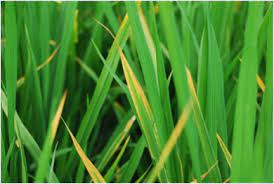
%> input picture Leaf-Disease-Identification-master/o/p/28.jpg, 274 x 184 px
$ octave main.m   (GNU Octave 9; MATLAB toolbox functions it lacks are replaced by stand-ins)
%> lines starting %> are read from the running program, lines starting %| are printed output that depends on the picture; in (x1, y1, x2, y2) boxes, pixels count from 0 and x2, y2 are one past the last pixel; in counts of white or black regions, pixels touching at a corner belong together; the program's own positions count from 1
%Project Title: Paddy Leaf Disease Detection BY SVM Classifier...
clc ;
clear all;
close all;
%% general settings
fontsize= 14;
%% IMAGE ACQUISITION
% %pick the image and load it.
% [filename, pathname] = uigetfile(...
% {'*.jpg:*.tif:*.tiff:*.png:*.bmp','All image Files (*.jpg, *.tif,*.tiff, *.png,*.bmp)'},...
% 'Pick a file');
% f=fullfile (pathname, filename);
% disp ('Reading image');
IMrgb = imread('C:\Users\rahul\Desktop\New folder (2)\Leaf-Disease-Identification-master\Leaf-Disease-Identification-master\o\p\28.jpg');
%> IMrgb is the input picture: size 184x274x3 uint8; mean R, G, B 70.3, 136.4, 44.9

figure, imshow(IMrgb);
title ('Query Leaf Image');
impixelinfo;


%% PRE-PROCESSING

IMresize = imresize (IMrgb, [256,256]) ;% resize Image
%figure, imshow (IMresize ) ;
%title ('Input color resize image');

% Median Filter each channel separately,
r = medfilt2 (IMresize(:, :, 1), [3 3]) ;
figure, imshow(r);
title ('Query Leaf Image');
impixelinfo;% Median Filter
g = medfilt2 (IMresize (:, :, 2), [3 3]) ;
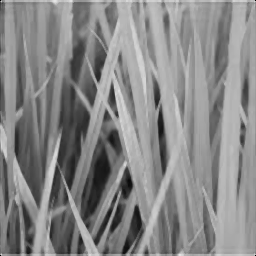
%> g: size 256x256 uint8; min 0, max 228, mean 135.3
figure, imshow(g);
title ('Query Leaf Image');
impixelinfo;
b = medfilt2 (IMresize(:, :, 3), [3 3]) ;
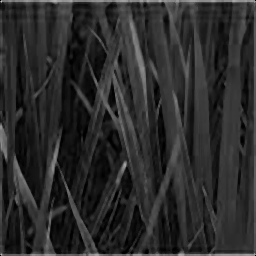
%> b: size 256x256 uint8; min 0, max 194, mean 43.4
figure, imshow (b) ;
title ('Query Leaf Image');
impixelinfo;
%reconstruct the image from r, g,b channels
IMmedian= cat (3, r, g, b);
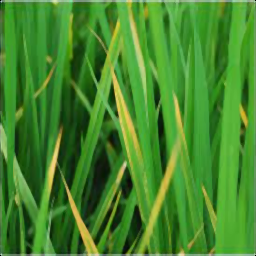
%> IMmedian: size 256x256x3 uint8; mean R, G, B 68.9, 135.3, 43.4
figure, imshow (IMmedian);
impixelinfo;
title ('Median Filtered image');

%Enhance Contrast
IMcons = imadjust (IMmedian, stretchlim (IMmedian)) ;
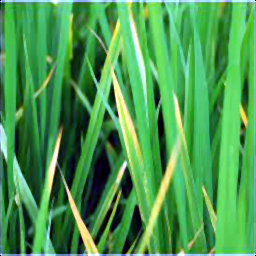
%> IMcons: size 256x256x3 uint8; mean R, G, B 75.2, 155.2, 80.7
figure, imshow (IMcons) ;title ('Contrast Enhanced');
% [6 lines of commented-out code are left out]
%% IMAGE SEGMENTATION -K MEANS

% Color Image Segmentation
% Use of K Means clustering for segmentation
%Convert Image from RGB Color Space to L'a*b* Color Space
% The L*a*b* space consists of a luminosity layer 'L*', chromaticity-layer 'a*' and 'b*'.
% All of the color information is in the 'a*' and 'b*' layers.
cform = makecform('srgb2lab');
%Apply the colorform
lab_he=applycform (IMcons, cform);
%> lab_he: size 256x256x3 uint8; mean of channels 1, 2, 3 145.6, 92.1, 158.4

%Classify the colors in a*b* colorspace using K means clustering.
% Since the image has 3 colors createclusters.
% Measure the distance using Euclidean Distance Metric.
ab = double(lab_he(:,:,2:3)) ;
nrows = size(ab,1);
%> nrows = 256
ncols = size(ab,2) ;
%> ncols = 256
ab = reshape(ab,nrows*ncols, 2) ;
nColors=3;
[cluster_idx Mean] = kmeans (ab,nColors, 'distance', 'sqEuclidean',...
'Replicates', 3);
%> Mean = [81.29 169.1; 117.7 127.9; 98.9 153.7]
%[cluster idx cluster center] = kmeans (ab, Colors, 'distance', 'sqEuclidean', 'Replicates', 3) ;
% Label every pixel in tha image using results from K means
pixel_labels = reshape (cluster_idx,nrows,ncols)
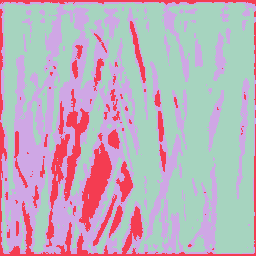
%> pixel_labels: size 256x256 double; 3 distinct labels, from 1 to 3; one colour per label, 0 black
%[figure, imshow (pixel_labels, []), title ('Image Labeled by Cluster Index');
%Create a blank cell array to store the results of clustering
segmented_images = cell (1,3);
% Create RGB label using pixel labels
rgb_label = repmat(pixel_labels,[1,1,3]) ;

for k = 1:nColors
colors=IMcons;
colors(rgb_label ~= k)= 0;
segmented_images{k} = colors;
end
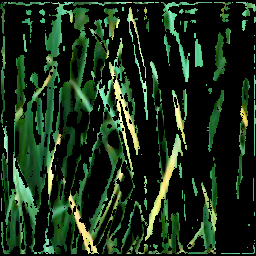
%> colors: size 256x256x3 uint8; mean R, G, B 25.3, 45.9, 25.7
%> after the loop, segmented_images = 3 items

figure, subplot (4,1,1); imshow(segmented_images{1});title ('Cluster l'); subplot (4,1,2);imshow (segmented_images{2});
subplot (4, 1, 3) ; imshow(segmented_images{3});title('Cluster 3');subplot (4,1,4); imshow(IMrgb); title('original');
set(gcf, 'Position', get(0, 'Screensize'));

% figure, subplot (3,1,1); imshow(segmented_images{1});title ('Cluster l'); subplot (3,1,2);imshow (segmented_images{2});title ('Cluster 2');
% subplot (3, 1, 3) ; imshow(segmented_images{3});title('Cluster 3');
% set(gcf, 'Position', get(0, 'Screensize'));

%%SELECT SEGMENTED IMAGE FOR FEATURE EXTRACTION..

x=inputdlg ('Enter the cluster no. containing the ROI only:');
%> the answer given: 3
i = str2double(x);
% Extract the features from the segmented image
seg_img = segmented_images{i};
% Convert to grayscale if image is RGB
if ndims (seg_img) == 3
IM = rgb2gray (seg_img);
end
%figure, imshow (img) ; title ('Gray Scale Image');

%%Affected Area

%Evaluate the disease affected area
black = im2bw(seg_img, graythresh(seg_img));
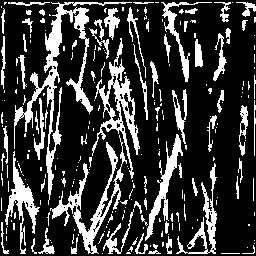
%> black: size 256x256 logical; 22.8% white; 237 white regions (168 under 20 px), largest, box (x1, y1, x2, y2) and area: (14, 2, 132, 205) 2809, (50, 135, 127, 254) 1631, (92, 38, 140, 179) 1548
% figure, imshow (black) ; title ('Black & White Image');
m = size (seg_img, 1) ;
%> m = 256
n=size (seg_img,2);
%> n = 256

zero_image = zeros (m, n) ;
%G=imoverlay (zero image, seg_img, [1 0 0]) ;

cc=bwconncomp (seg_img, 6) ;
%> cc = 168 connected components
diseasedata = regionprops (cc, 'basic') ;
%> diseasedata = 168 regions; largest, Area and Centroid: 40792 [65.3 141.3 2], 3479 [164.9 185.4 2], 2849 [208.7 219.5 2], 1713 [177.8 33.7 2], 1706 [243.5 131.3 2]
Al = diseasedata.Area;
%> Al = 247
%> (the run ends here)

$ run again, with Leaf-Disease-Identification-master/o/p/1.jpg copied over Leaf-Disease-Identification-master/o/p/28.jpg
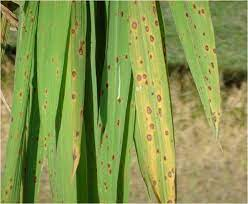
%> input picture Leaf-Disease-Identification-master/o/p/1.jpg, 248 x 204 px
%> IMrgb is the input picture: size 204x248x3 uint8; mean R, G, B 134.5, 148.9, 78
%> lab_he: size 256x256x3 uint8; mean of channels 1, 2, 3 171.4, 117, 135.7
%> Mean = [119.6 135.5; 104.5 147.4; 134.5 116.1]
%> pixel_labels: size 256x256 double; 3 distinct labels, from 1 to 3
%> after the loop `for k = 1:nColors`:
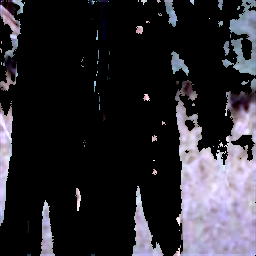
%> colors: size 256x256x3 uint8; mean R, G, B 42.6, 40.8, 47.1
%> after the loop `for k = 1:nColors`: segmented_images = 3 items
%> `black = im2bw(seg_img, graythresh(seg_img));`:
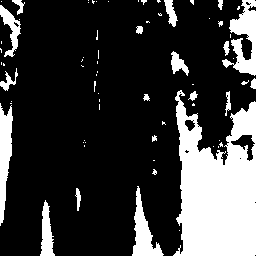
%> black: size 256x256 logical; 22.8% white; 70 white regions (50 under 20 px), largest, box (x1, y1, x2, y2) and area: (173, 90, 256, 256) 9531, (222, 0, 256, 76) 1256, (0, 103, 13, 226) 982
%> cc = 111 connected components
%> diseasedata = 111 regions; largest, Area and Centroid: 30732 [218.8 184.3 2], 3603 [245.9 38.5 2], 2943 [5.4 155.9 2], 2752 [11.5 39.6 2], 2661 [144 233.7 2]
%> Al = 2752

$ run again, with Leaf-Disease-Identification-master/o/p/11.jpg copied over Leaf-Disease-Identification-master/o/p/28.jpg
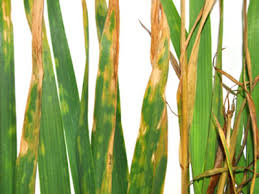
%> input picture Leaf-Disease-Identification-master/o/p/11.jpg, 259 x 194 px
%> IMrgb is the input picture: size 194x259x3 uint8; mean R, G, B 158.8, 170.3, 108.1
%> `IMcons = imadjust (IMmedian, stretchlim (IMmedian)) ;`:
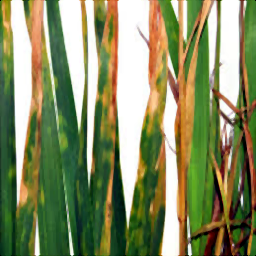
%> IMcons: size 256x256x3 uint8; mean R, G, B 134, 141, 98.1
%> lab_he: size 256x256x3 uint8; mean of channels 1, 2, 3 144.7, 120.9, 150.9
%> Mean = [104.4 156.8; 144.5 169.5; 126.7 131.3]
%> pixel_labels: size 256x256 double; 3 distinct labels, from 1 to 3
%> after the loop `for k = 1:nColors`: segmented_images = 3 items
%> `black = im2bw(seg_img, graythresh(seg_img));`:
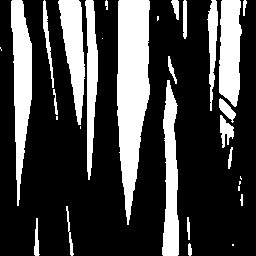
%> black: size 256x256 logical; 26.7% white; 31 white regions (9 under 20 px), largest, box (x1, y1, x2, y2) and area: (117, 0, 150, 225) 5209, (11, 0, 32, 206) 2585, (162, 80, 179, 256) 2055
%> cc = 165 connected components
%> diseasedata = 165 regions; largest, Area and Centroid: 17360 [131.2 99.6 2], 9324 [19.6 88.5 2], 6828 [170.2 183.1 2], 6303 [231.2 50.9 2], 5658 [74.8 49.6 2]
%> Al = 36

$ run again, with Leaf-Disease-Identification-master/o/p/12.jpg copied over Leaf-Disease-Identification-master/o/p/28.jpg
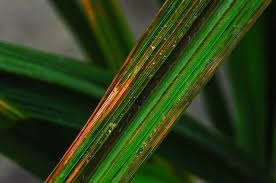
%> input picture Leaf-Disease-Identification-master/o/p/12.jpg, 276 x 183 px
%> IMrgb is the input picture: size 183x276x3 uint8; mean R, G, B 42.4, 61, 22.7
%> lab_he: size 256x256x3 uint8; mean of channels 1, 2, 3 99.2, 107.1, 148.1
%> Mean = [73.21 183.4; 120.3 124.6; 106 160.5]
%> pixel_labels: size 256x256 double; 3 distinct labels, from 1 to 3
%> after the loop `for k = 1:nColors`: segmented_images = 3 items
%> `black = im2bw(seg_img, graythresh(seg_img));`:
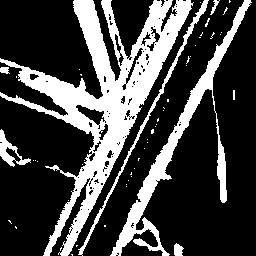
%> black: size 256x256 logical; 27.1% white; 53 white regions (45 under 20 px), largest, box (x1, y1, x2, y2) and area: (0, 0, 194, 256) 12088, (110, 0, 252, 256) 3987, (78, 0, 209, 256) 946
%> cc = 71 connected components
%> diseasedata = 71 regions; largest, Area and Centroid: 45074 [106.7 99.5 2], 25114 [203.3 139.9 2], 2691 [13.6 155.6 1.9], 345 [52.5 166.4 2], 292 [15.7 223.2 2]
%> Al = 45074
